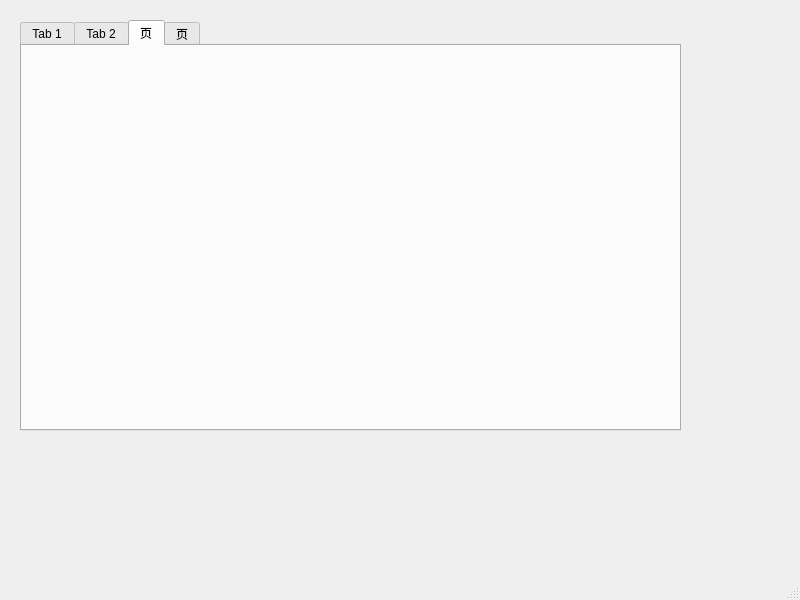
<?xml version="1.0" encoding="UTF-8"?>
<ui version="4.0">
 <class>MainWindow</class>
 <widget class="QMainWindow" name="MainWindow">
  <property name="geometry">
   <rect>
    <x>0</x>
    <y>0</y>
    <width>800</width>
    <height>600</height>
   </rect>
  </property>
  <property name="windowTitle">
   <string>MainWindow</string>
  </property>
  <widget class="QWidget" name="centralwidget">
   <widget class="QTabWidget" name="tabWidget">
    <property name="geometry">
     <rect>
      <x>20</x>
      <y>20</y>
      <width>661</width>
      <height>411</height>
     </rect>
    </property>
    <property name="currentIndex">
     <number>2</number>
    </property>
    <widget class="QWidget" name="tab">
     <attribute name="title">
      <string>Tab 1</string>
     </attribute>
    </widget>
    <widget class="QWidget" name="tab_2">
     <attribute name="title">
      <string>Tab 2</string>
     </attribute>
    </widget>
    <widget class="QWidget" name="tab_3">
     <attribute name="title">
      <string>页</string>
     </attribute>
    </widget>
    <widget class="QWidget" name="tab_4">
     <attribute name="title">
      <string>页</string>
     </attribute>
    </widget>
   </widget>
  </widget>
  <widget class="QMenuBar" name="menubar">
   <property name="geometry">
    <rect>
     <x>0</x>
     <y>0</y>
     <width>800</width>
     <height>22</height>
    </rect>
   </property>
  </widget>
  <widget class="QStatusBar" name="statusbar"/>
 </widget>
 <resources/>
 <connections/>
</ui>
